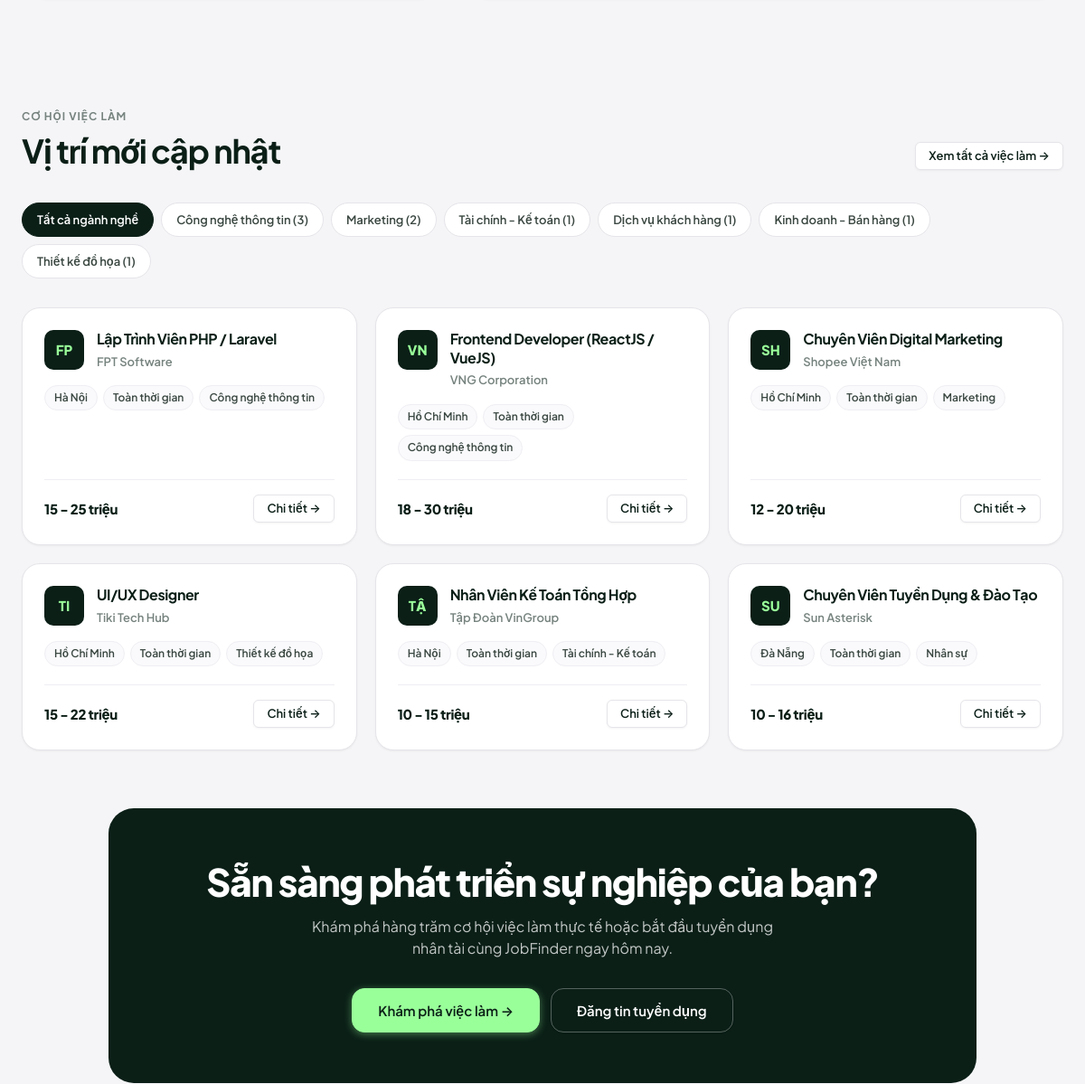
Before: / (middle part) with the older database file.
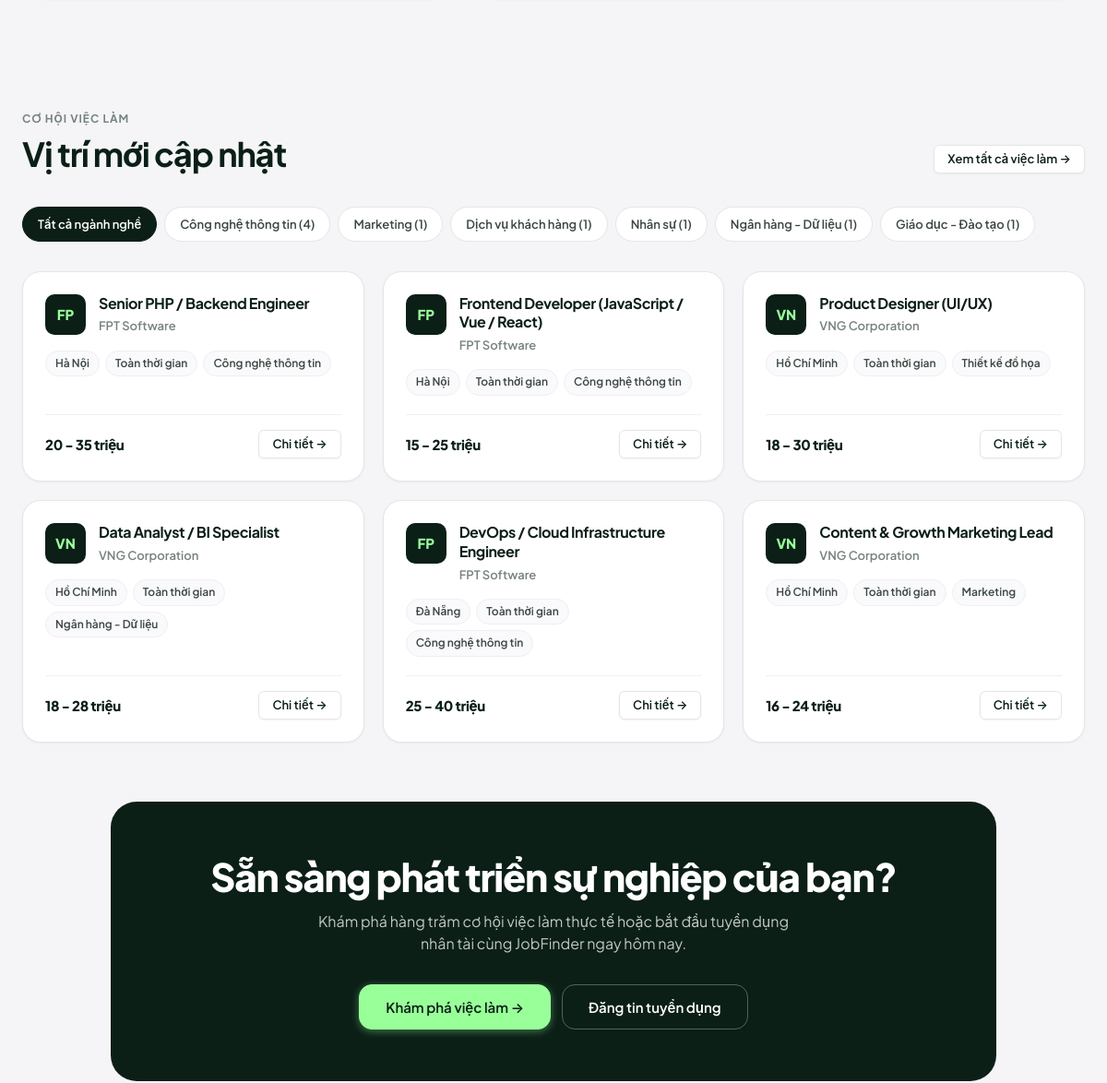
After: the same page with the newer database file.
### tables this page shows
CREATE TABLE `jobs` (
  `id` INT AUTO_INCREMENT PRIMARY KEY,
  `employer_id` INT NULL,
  `title` VARCHAR(150) NOT NULL,
  `company` VARCHAR(100) NOT NULL,
  `location` VARCHAR(100) NOT NULL,
  `category` VARCHAR(100) NOT NULL,
  `salary` VARCHAR(100) NOT NULL,
  `salary_value` INT DEFAULT 0,
  `job_type` VARCHAR(50) NOT NULL DEFAULT 'Toàn thời gian',
  `experience` VARCHAR(50) NOT NULL DEFAULT 'Không yêu cầu',
  `description` TEXT NOT NULL,
  `requirements` TEXT NOT NULL,
  `deadline` DATE NULL,
  `views` INT NOT NULL DEFAULT 0,
  `status` VARCHAR(20) NOT NULL DEFAULT 'active',
  `created_at` TIMESTAMP DEFAULT CURRENT_TIMESTAMP,
  CONSTRAINT `fk_job_employer` FOREIGN KEY (`employer_id`) REFERENCES `users` (`id`) ON DELETE SET NULL
);

### index.php (the view, shortened to what this page needs)
<?php
require_once 'config/database.php';
try {
    $featured_stmt = $pdo->query("
        SELECT id, title, company, location, category, salary, job_type, created_at
        FROM jobs
        WHERE status = 'active'
        ORDER BY created_at DESC
        LIMIT 6
    ");
    $featured_jobs = $featured_stmt->fetchAll();
} catch (PDOException $e) {
    $featured_jobs = [];
}
try {
    $cat_stmt = $pdo->query("
        SELECT category, COUNT(id) as total_jobs
        FROM jobs
        WHERE status = 'active'
        GROUP BY category
        ORDER BY total_jobs DESC
        LIMIT 6
    ");
    $categories = $cat_stmt->fetchAll();
} catch (PDOException $e) {
    $categories = [];
}
require_once 'includes/header.php';
?>
<section class="section">
</section>
<section class="section section--sm">
    <div class="container">
        <div class="section-header">
            <div>
                <span class="section-eyebrow">Cơ hội việc làm</span>
                <h2 class="section-title">Vị trí mới cập nhật</h2>
            </div>
            <a href="jobs.php" class="btn btn-secondary btn-sm">Xem tất cả việc làm →</a>
        </div>
        <div class="category-pills">
            <a href="jobs.php" class="category-pill active">Tất cả ngành nghề</a>
            <?php foreach ($categories as $cat): ?>
                <a href="jobs.php?category=<?php echo urlencode($cat['category']); ?>" class="category-pill">
                    <?php echo htmlspecialchars($cat['category']); ?> (<?php echo (int)$cat['total_jobs']; ?>)
                </a>
            <?php endforeach; ?>
        </div>
        <div class="job-grid">
            <?php if (!empty($featured_jobs)): ?>
                <?php foreach ($featured_jobs as $job):
                    $company_initial = mb_strtoupper(mb_substr($job['company'], 0, 2));
                ?>
                    <div class="job-card">
                        <div>
                            <div class="job-card__header">
                                <div class="job-card__avatar">
                                    <?php echo htmlspecialchars($company_initial); ?>
                                </div>
                                <div class="job-card__info">
                                    <h3 class="job-card__title">
                                        <a href="job-detail.php?id=<?php echo (int)$job['id']; ?>">
                                            <?php echo htmlspecialchars($job['title']); ?>
                                        </a>
                                    </h3>
                                    <div class="job-card__company"><?php echo htmlspecialchars($job['company']); ?></div>
                                </div>
                            </div>
                            <div class="job-card__chips">
                                <span class="chip"><?php echo htmlspecialchars($job['location']); ?></span>
                                <span class="chip"><?php echo htmlspecialchars($job['job_type']); ?></span>
                                <span class="chip"><?php echo htmlspecialchars($job['category']); ?></span>
                            </div>
                        </div>
                        <div class="job-card__footer">
                            <div class="job-card__salary">
                                <?php echo htmlspecialchars($job['salary']); ?>
                            </div>
                            <a href="job-detail.php?id=<?php echo (int)$job['id']; ?>" class="btn btn-secondary btn-sm">
                                Chi tiết →
                            </a>
                        </div>
                    </div>
                <?php endforeach; ?>
            <?php else: ?>
                <div style="grid-column: 1 / -1; padding: 48px; background: var(--surface); border-radius: var(--radius-lg); text-align: center; border: 1px solid var(--line);">
                    <p class="text-muted">Hiện chưa có tin tuyển dụng nào được đăng tải.</p>
                </div>
            <?php endif; ?>
        </div>
    </div>
</section>
<section class="section" style="padding-top:20px;">
    <div class="container">
        <div style="background:var(--ink); color:var(--surface); border-radius:var(--radius-xl); padding:56px 40px; text-align:center; max-width:960px; margin:0 auto;">
            <h2 style="color:var(--surface); font-size:clamp(28px, 3.5vw, 42px); font-weight:800; letter-spacing:-0.03em; margin-bottom:12px;">
                Sẵn sàng phát triển sự nghiệp của bạn?
            </h2>
            <p style="color:rgba(255,255,255,0.75); font-size:16px; max-width:540px; margin:0 auto 32px; line-height:1.5;">
                Khám phá hàng trăm cơ hội việc làm thực tế hoặc bắt đầu tuyển dụng nhân tài cùng JobFinder ngay hôm nay.
            </p>
            <div style="display:flex; justify-content:center; gap:12px; flex-wrap:wrap;">
                <a href="jobs.php" class="btn btn-primary btn-lg">Khám phá việc làm →</a>
                <a href="employer/job-create.php" class="btn btn-secondary btn-lg" style="background:transparent; color:#ffffff; border-color:rgba(255,255,255,0.3);">
                    Đăng tin tuyển dụng
                </a>
            </div>
        </div>
    </div>
</section>
<?php require_once 'includes/footer.php'; ?>

### includes/header.php (shortened to what this page needs)
<!DOCTYPE html>
<html lang="vi">
<head>
    <link rel="stylesheet" href="assets/css/style.css">
</head>
<body>
<main class="main-content">

### includes/footer.php (shortened to what this page needs)
</main>
</body>
</html>

Changed rows visible on the page:
changed jobs: title "Lập Trình Viên PHP / Laravel" → "Senior PHP / Backend Engineer"; salary "15 - 25 triệu" → "20 - 35 triệu"
changed jobs: company "VN" → "FP"; title "Frontend Developer (ReactJS / VueJS)" → "Frontend Developer (JavaScript / Vue / React)"; company "VNG Corporation" → "FPT Software"; location "Hồ Chí Minh" → "Hà Nội"; salary "18 - 30 triệu" → "15 - 25 triệu"
changed jobs: company "SH" → "VN"; title "Chuyên Viên Digital Marketing" → "Product Designer (UI/UX)"; company "Shopee Việt Nam" → "VNG Corporation"; category "Marketing" → "Thiết kế đồ họa"; salary "12 - 20 triệu" → "18 - 30 triệu"
changed jobs: company "TI" → "VN"; title "UI/UX Designer" → "Data Analyst / BI Specialist"; company "Tiki Tech Hub" → "VNG Corporation"; category "Thiết kế đồ họa" → "Ngân hàng - Dữ liệu"; salary "15 - 22 triệu" → "18 - 28 triệu"
changed jobs: company "TẬ" → "FP"; title "Nhân Viên Kế Toán Tổng Hợp" → "DevOps / Cloud Infrastructure Engineer"; company "Tập Đoàn VinGroup" → "FPT Software"; location "Hà Nội" → "Đà Nẵng"; category "Tài chính - Kế toán" → "Công nghệ thông tin"; salary "10 - 15 triệu" → "25 - 40 triệu"
changed jobs: company "SU" → "VN"; title "Chuyên Viên Tuyển Dụng & Đào Tạo" → "Content & Growth Marketing Lead"; company "Sun Asterisk" → "VNG Corporation"; location "Đà Nẵng" → "Hồ Chí Minh"; category "Nhân sự" → "Marketing"; salary "10 - 16 triệu" → "16 - 24 triệu"
Other visible differences:
new list line: "Công nghệ thông tin ( 4 )"
new list line: "Marketing ( 1 )"
new list line: "Nhân sự ( 1 )"
new list line: "Ngân hàng - Dữ liệu ( 1 )"
new list line: "Giáo dục - Đào tạo ( 1 )"
list line gone: "Công nghệ thông tin ( 3 )"
list line gone: "Marketing ( 2 )"
list line gone: "Tài chính - Kế toán ( 1 )"
list line gone: "Kinh doanh - Bán hàng ( 1 )"
list line gone: "Thiết kế đồ họa ( 1 )"
